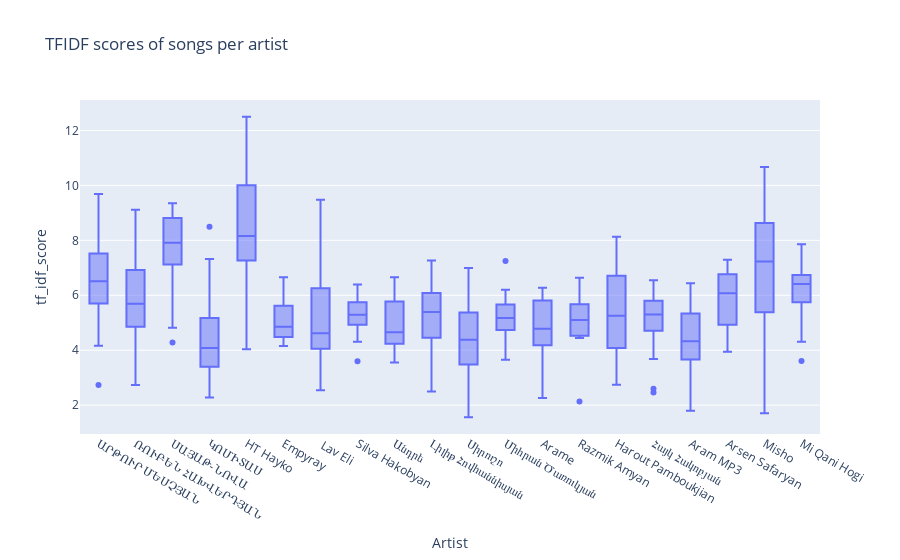

Here is the notebook cell this chart was saved with:
### Code cell
fig = px.box(df, x='Artist', y='tf_idf_score', title='TFIDF scores of songs per artist')
fig.show()

### Figure 1 — Plotly figure (JSON) as saved in the notebook; plotly's stock layout.template omitted (floating-point values rounded to 4 significant figures; data arrays with more than 128 entries replaced by an {"elided": "..."} marker saying what was removed)
{"data": [{"alignmentgroup": "True", "hovertemplate": "Artist=%{x}<br>tf_idf_score=%{y}<extra></extra>", "legendgroup": "", "marker": {"color": "#636efa"}, "name": "", "notched": false, "offsetgroup": "", "orientation": "v", "showlegend": false, "type": "box", "x": {"elided": "506 str values"}, "x0": " ", "xaxis": "x", "y": {"elided": "506 float values"}, "y0": " ", "yaxis": "y"}], "layout": {"boxmode": "group", "legend": {"tracegroupgap": 0}, "title": {"text": "TFIDF scores of songs per artist"}, "xaxis": {"anchor": "y", "domain": [0, 1], "title": {"text": "Artist"}}, "yaxis": {"anchor": "x", "domain": [0, 1], "title": {"text": "tf_idf_score"}}}}
